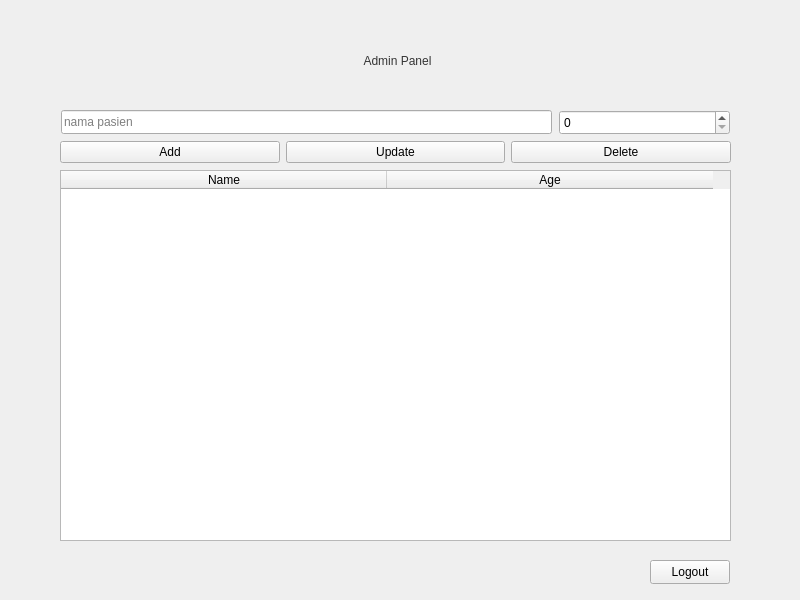
<?xml version="1.0" encoding="UTF-8"?>
<ui version="4.0">
 <class>AdminWindow</class>
 <widget class="QWidget" name="AdminWindow">
  <property name="geometry">
   <rect>
    <x>0</x>
    <y>0</y>
    <width>800</width>
    <height>600</height>
   </rect>
  </property>
  <property name="minimumSize">
   <size>
    <width>800</width>
    <height>600</height>
   </size>
  </property>
  <widget class="QLabel" name="labelTitle">
   <property name="geometry">
    <rect>
     <x>67</x>
     <y>35</y>
     <width>661</width>
     <height>51</height>
    </rect>
   </property>
   <property name="styleSheet">
    <string notr="true">color: rgb(53, 53, 53);
font: 700 26pt &quot;Segoe UI&quot;;</string>
   </property>
   <property name="text">
    <string>Admin Panel</string>
   </property>
   <property name="alignment">
    <set>Qt::AlignmentFlag::AlignCenter</set>
   </property>
  </widget>
  <widget class="QTableWidget" name="tablePatients">
   <property name="geometry">
    <rect>
     <x>60</x>
     <y>170</y>
     <width>671</width>
     <height>371</height>
    </rect>
   </property>
   <property name="baseSize">
    <size>
     <width>150</width>
     <height>0</height>
    </size>
   </property>
   <attribute name="horizontalHeaderCascadingSectionResizes">
    <bool>true</bool>
   </attribute>
   <attribute name="horizontalHeaderDefaultSectionSize">
    <number>326</number>
   </attribute>
   <attribute name="horizontalHeaderShowSortIndicator" stdset="0">
    <bool>false</bool>
   </attribute>
   <column>
    <property name="text">
     <string>Name</string>
    </property>
   </column>
   <column>
    <property name="text">
     <string>Age</string>
    </property>
   </column>
  </widget>
  <widget class="QPushButton" name="btnLogout">
   <property name="geometry">
    <rect>
     <x>650</x>
     <y>560</y>
     <width>80</width>
     <height>24</height>
    </rect>
   </property>
   <property name="text">
    <string>Logout</string>
   </property>
  </widget>
  <widget class="QWidget" name="layoutWidget">
   <property name="geometry">
    <rect>
     <x>60</x>
     <y>139</y>
     <width>671</width>
     <height>26</height>
    </rect>
   </property>
   <layout class="QHBoxLayout" name="horizontalLayout">
    <item>
     <widget class="QPushButton" name="btnAdd">
      <property name="text">
       <string>Add</string>
      </property>
     </widget>
    </item>
    <item>
     <widget class="QPushButton" name="btnUpdate">
      <property name="text">
       <string>Update</string>
      </property>
     </widget>
    </item>
    <item>
     <widget class="QPushButton" name="btnDelete">
      <property name="text">
       <string>Delete</string>
      </property>
     </widget>
    </item>
   </layout>
  </widget>
  <widget class="QLineEdit" name="txtName">
   <property name="geometry">
    <rect>
     <x>61</x>
     <y>110</y>
     <width>491</width>
     <height>24</height>
    </rect>
   </property>
   <property name="placeholderText">
    <string>nama pasien</string>
   </property>
  </widget>
  <widget class="QSpinBox" name="spinAge">
   <property name="geometry">
    <rect>
     <x>559</x>
     <y>110</y>
     <width>171</width>
     <height>25</height>
    </rect>
   </property>
   <property name="minimum">
    <number>0</number>
   </property>
   <property name="maximum">
    <number>150</number>
   </property>
  </widget>
  <widget class="QLabel" name="label">
   <property name="geometry">
    <rect>
     <x>-10</x>
     <y>0</y>
     <width>821</width>
     <height>601</height>
    </rect>
   </property>
   <property name="styleSheet">
    <string notr="true">image:url(:/user/image/admin.jpg)</string>
   </property>
   <property name="text">
    <string/>
   </property>
  </widget>
  <zorder>label</zorder>
  <zorder>labelTitle</zorder>
  <zorder>tablePatients</zorder>
  <zorder>btnLogout</zorder>
  <zorder>layoutWidget</zorder>
  <zorder>txtName</zorder>
  <zorder>spinAge</zorder>
 </widget>
 <resources/>
 <connections/>
</ui>
